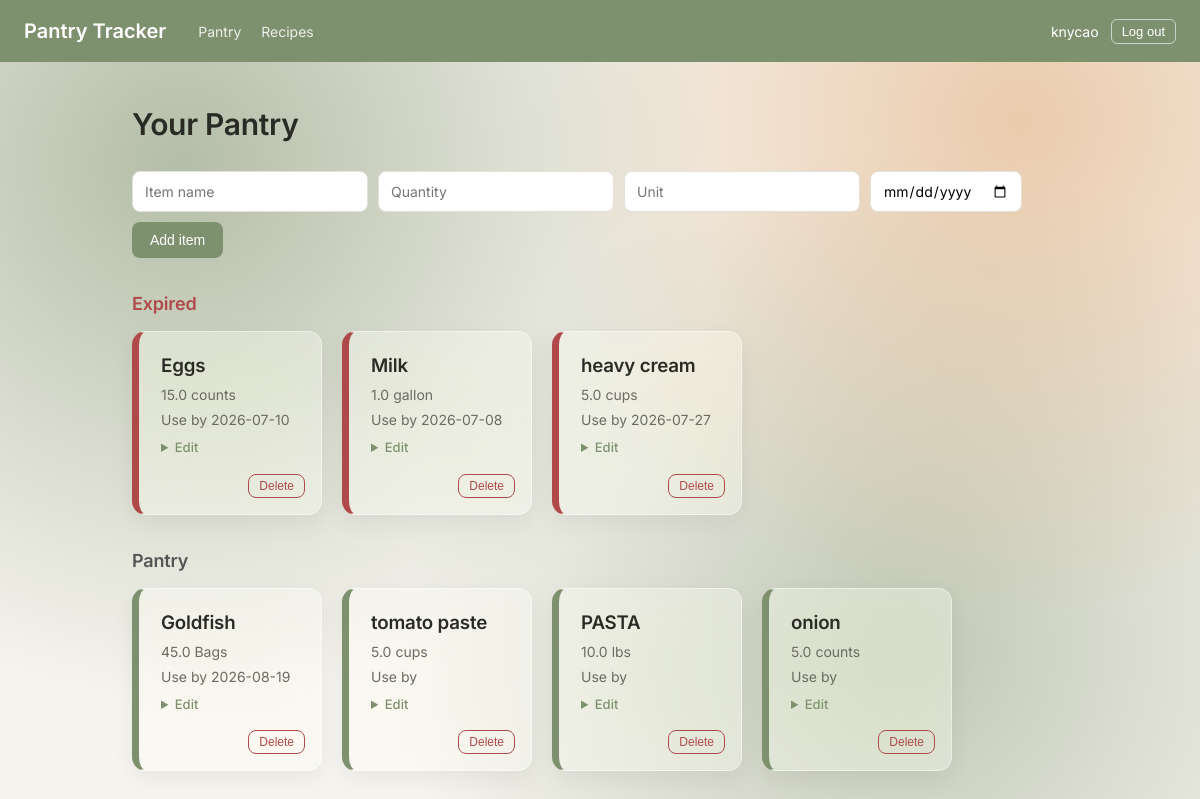
Page / (signed in) on the earlier database version.
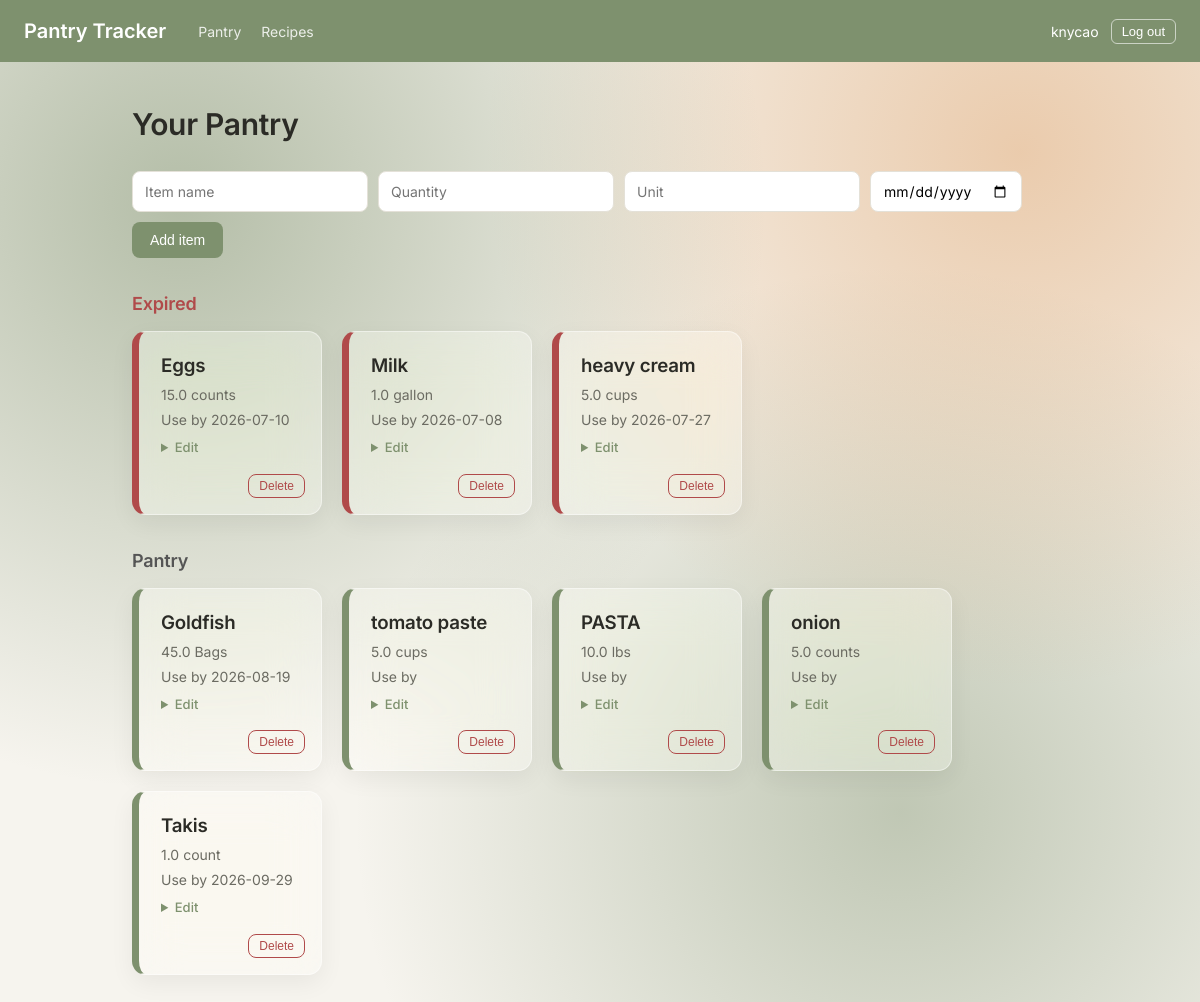
Same page on the later database version.
### tables this page shows
CREATE TABLE items (
    id INTEGER PRIMARY KEY AUTOINCREMENT,
    name TEXT NOT NULL,
    quantity REAL NOT NULL,
    unit TEXT NOT NULL,
    expiration_date TEXT
, user_id INTEGER);

### app.py (the view)
@app.route("/", methods=["GET"])
@login_required
def show_pantry():
    items = get_all_items(session["user_id"])
    expired_items = [item for item in items if item["is_expired"]]
    expiring_items = [item for item in items if item["expiring_soon"] and not item["is_expired"]]
    normal_items = [item for item in items if not item["is_expired"] and not item["expiring_soon"]]
    return render_template("index.html",
                           expired_items=expired_items,
                           expiring_items=expiring_items,
                           normal_items=normal_items,
                           username=session["username"])

### app.py (called while the page is built)
def login_required(original_function):
    @wraps(original_function)
    def wrapper(*args, **kwargs):
        if "user_id" not in session:
            return redirect("/login")
        return original_function(*args, **kwargs)
    return wrapper

def get_all_items(user_id):
    connection = sqlite3.connect("pantry.db")
    connection.row_factory = sqlite3.Row
    cursor = connection.execute("SELECT * FROM items WHERE user_id = ?", (user_id,))
    items = cursor.fetchall()
    connection.close()
    today = date.today().isoformat()
    soon_cutoff = (date.today() + timedelta(days=3)).isoformat()
    result = []
    for item in items:
        item_dict = dict(item)
        exp = item_dict.get("expiration_date")
        item_dict["is_expired"] = bool(exp) and exp < today
        item_dict["expiring_soon"] = bool(exp) and today <= exp <= soon_cutoff
        result.append(item_dict)
    return result

### templates/index.html (shortened to what this page needs)
{% extends "base.html" %}
{% block content %}
  <h1>Your Pantry</h1>
  <form action="/add" method="POST" class="add-form">
    <input type="text" name="name" placeholder="Item name" required>
    <input type="number" name="quantity" placeholder="Quantity" step="any" required>
    <input type="text" name="unit" placeholder="Unit" required>
    <input type="date" name="expiration_date">
    <button type="submit">Add item</button>
  </form>
  {% if expired_items %}
    <h2 class="section-heading section-heading-expired">Expired</h2>
    <div class="card-grid">
      {% for item in expired_items %}
        <div class="card card-expired">
          <h3>{{ item.name }}</h3>
          <p>{{ item.quantity }} {{ item.unit }}</p>
          <p class="expires">Use by {{ item.expiration_date }}</p>
          <details>
            <summary>Edit</summary>
          </details>
          <form action="/delete/{{ item.id }}" method="POST">
            <button type="submit" class="delete-btn">Delete</button>
          </form>
        </div>
      {% endfor %}
    </div>
  {% endif %}
  <h2 class="section-heading">Pantry</h2>
  <div class="card-grid">
    {% for item in normal_items %}
      <div class="card">
        <h3>{{ item.name }}</h3>
        <p>{{ item.quantity }} {{ item.unit }}</p>
        <p class="expires">Use by {{ item.expiration_date }}</p>
        <details>
          <summary>Edit</summary>
        </details>
        <form action="/delete/{{ item.id }}" method="POST">
          <button type="submit" class="delete-btn">Delete</button>
        </form>
      </div>
    {% endfor %}
  </div>
{% endblock %}

### templates/base.html (shortened to what this page needs)
<!DOCTYPE html>
<html lang="en">
<head>
  <link rel="stylesheet" href="{{ url_for('static', filename='style.css') }}">
</head>
<body>
  <nav class="navbar">
    <span class="logo">Pantry Tracker</span>
    {% if username %}
      <span class="nav-links">
        <a href="/">Pantry</a>
        <a href="/recipes">Recipes</a>
      </span>
      <span class="nav-user">
        {{ username }}
        <form action="/logout" method="POST" class="logout-form">
          <button type="submit">Log out</button>
        </form>
      </span>
    {% endif %}
  </nav>
  <main class="container">
    {% block content %}{% endblock %}
  </main>
</body>
</html>

### static/style.css (style rules this page uses)
:root { --bg: #FAFAF8; --ink: #2B2B26; --sage: #7e916e; --sage-light: #E3ECD9; --warning: #D98E4A; --warning-light: #FBEFE3; --danger: #B04A4A; --danger-light: #FBECEB; --border: #E4E1D8; --font-display: "Inter", -apple-system, sans-serif; --font-body: "Inter", -apple-system, sans-serif; }
* { box-sizing: border-box; }
body { margin: 0; font-family: var(--font-body); background-color: #F6F4EE; background-image: radial-gradient(circle at 15% 20%, rgba(126, 145, 110, 0.55) 0%, transparent 45%), radial-gradient(circle at 85% 15%, rgba(217, 142, 74, 0.40) 0%, transparent 40%), radial-gradient(circle at 75% 80%, rgba(126, 145, 110, 0.45) 0%, transparent 45%); background-attachment: fixed; color: var(--ink); line-height: 1.5; min-height: 100vh; }
h1, h2, h3 { font-family: var(--font-display); font-weight: 600; letter-spacing: -0.01em; margin: 0 0 4px 0; }
h1 { font-size: 30px; margin-bottom: 24px; }
.section-heading { font-size: 18px; font-weight: 600; margin: 32px 0 14px 0; color: #555; }
.section-heading:first-of-type { margin-top: 0; }
.section-heading-expired { color: var(--danger); }
.navbar { background-color: var(--sage); padding: 16px 24px; display: flex; align-items: center; }
.logo { color: white; font-family: var(--font-display); font-weight: 600; font-size: 20px; }
.nav-links { display: inline-flex; gap: 20px; margin-left: 32px; }
.nav-links a { color: white; text-decoration: none; font-size: 14px; opacity: 0.85; }
.nav-user { margin-left: auto; color: white; display: flex; align-items: center; gap: 12px; font-size: 14px; }
.logout-form button { background: none; border: 1px solid rgba(255,255,255,0.6); color: white; border-radius: 6px; padding: 4px 10px; cursor: pointer; font-size: 13px; }
.container { padding: 40px 32px; max-width: 1000px; margin: 0 auto; }
.add-form, .recipe-form, .auth-form { display: flex; gap: 10px; margin-bottom: 32px; flex-wrap: wrap; }
.add-form input, .recipe-form input, .recipe-form textarea, .auth-form input, .edit-form input { padding: 10px 12px; border: 1px solid var(--border); border-radius: 8px; font-family: inherit; font-size: 14px; }
.add-form button, .recipe-form button, .auth-form button, .edit-form button { background-color: var(--sage); color: white; border: none; border-radius: 8px; padding: 10px 18px; cursor: pointer; font-size: 14px; font-weight: 500; }
.card-grid, .recipe-list { display: flex; flex-wrap: wrap; gap: 20px; align-items: flex-start; }
.card, .recipe-card { background-color: rgba(255, 255, 255, 0.35); backdrop-filter: blur(24px) saturate(180%); -webkit-backdrop-filter: blur(24px) saturate(180%); border: 0.5px solid rgba(255, 255, 255, 0.45); border-radius: 14px; box-shadow: 0 8px 24px rgba(0,0,0,0.06); padding: 20px 22px 56px 22px; position: relative; border-left: 7px solid var(--sage); }
.card { width: 190px; }
.card-expired { border-left-color: var(--danger); }
.card p { margin: 4px 0; color: #6b6b62; font-size: 14px; }
.expires { color: var(--warning); font-size: 13px; }
.delete-btn { background-color: transparent; color: var(--danger); border: 1px solid var(--danger); border-radius: 8px; padding: 4px 10px; cursor: pointer; font-size: 12px; position: absolute; bottom: 16px; right: 16px; }
details summary { cursor: pointer; color: var(--sage); font-size: 13px; margin-top: 8px; font-weight: 500; }

Differences in the rows shown:
added items: name "Takis", quantity "1.0", unit "count", expiration_date "2026-09-29", shown under "Pantry"
